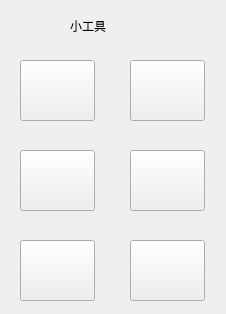
<?xml version="1.0" encoding="UTF-8"?>
<ui version="4.0">
 <class>tool</class>
 <widget class="QDialog" name="tool">
  <property name="geometry">
   <rect>
    <x>0</x>
    <y>0</y>
    <width>226</width>
    <height>314</height>
   </rect>
  </property>
  <property name="windowTitle">
   <string>Dialog</string>
  </property>
  <widget class="QLabel" name="label">
   <property name="geometry">
    <rect>
     <x>70</x>
     <y>10</y>
     <width>91</width>
     <height>31</height>
    </rect>
   </property>
   <property name="styleSheet">
    <string notr="true">font: 75 20pt &quot;华文行楷&quot;;</string>
   </property>
   <property name="text">
    <string>小工具</string>
   </property>
  </widget>
  <widget class="QPushButton" name="pushButton_7">
   <property name="geometry">
    <rect>
     <x>300</x>
     <y>250</y>
     <width>75</width>
     <height>23</height>
    </rect>
   </property>
   <property name="text">
    <string>返回</string>
   </property>
  </widget>
  <widget class="QPushButton" name="calculatorButton">
   <property name="geometry">
    <rect>
     <x>20</x>
     <y>60</y>
     <width>75</width>
     <height>61</height>
    </rect>
   </property>
   <property name="styleSheet">
    <string notr="true">border-image: url(:/image/1.png);</string>
   </property>
   <property name="text">
    <string/>
   </property>
  </widget>
  <widget class="QPushButton" name="THButton">
   <property name="geometry">
    <rect>
     <x>20</x>
     <y>150</y>
     <width>75</width>
     <height>61</height>
    </rect>
   </property>
   <property name="styleSheet">
    <string notr="true">border-image: url(:/image/3.png);</string>
   </property>
   <property name="text">
    <string/>
   </property>
  </widget>
  <widget class="QPushButton" name="showTimeButton">
   <property name="geometry">
    <rect>
     <x>130</x>
     <y>60</y>
     <width>75</width>
     <height>61</height>
    </rect>
   </property>
   <property name="styleSheet">
    <string notr="true">border-image: url(:/image/2.png);</string>
   </property>
   <property name="text">
    <string/>
   </property>
  </widget>
  <widget class="QPushButton" name="clockButton">
   <property name="geometry">
    <rect>
     <x>20</x>
     <y>240</y>
     <width>75</width>
     <height>61</height>
    </rect>
   </property>
   <property name="styleSheet">
    <string notr="true">border-image: url(:/image/5.png);</string>
   </property>
   <property name="text">
    <string/>
   </property>
  </widget>
  <widget class="QPushButton" name="medicalHelpButton">
   <property name="geometry">
    <rect>
     <x>130</x>
     <y>150</y>
     <width>75</width>
     <height>61</height>
    </rect>
   </property>
   <property name="styleSheet">
    <string notr="true">border-image: url(:/image/4.png);</string>
   </property>
   <property name="text">
    <string/>
   </property>
  </widget>
  <widget class="QPushButton" name="backButton">
   <property name="geometry">
    <rect>
     <x>130</x>
     <y>240</y>
     <width>75</width>
     <height>61</height>
    </rect>
   </property>
   <property name="styleSheet">
    <string notr="true">border-image: url(:/image/444.png);</string>
   </property>
   <property name="text">
    <string/>
   </property>
  </widget>
 </widget>
 <resources/>
 <connections/>
</ui>
